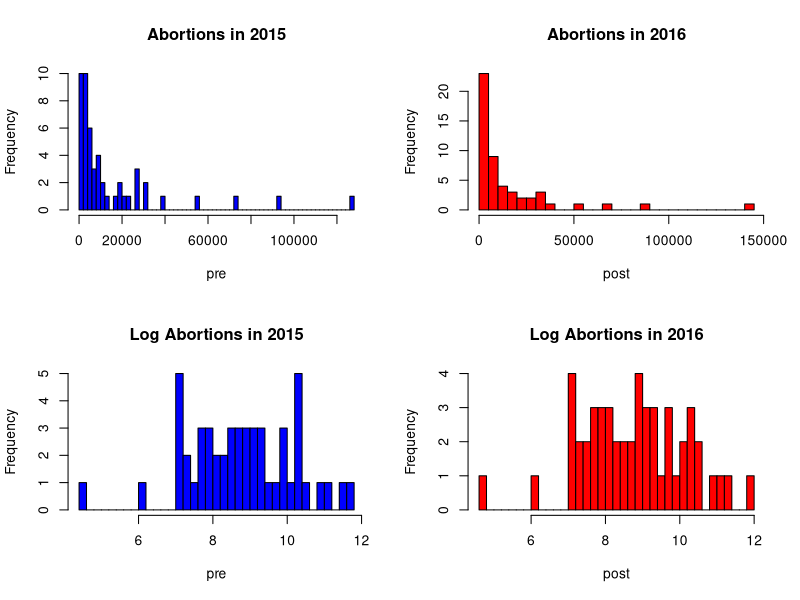
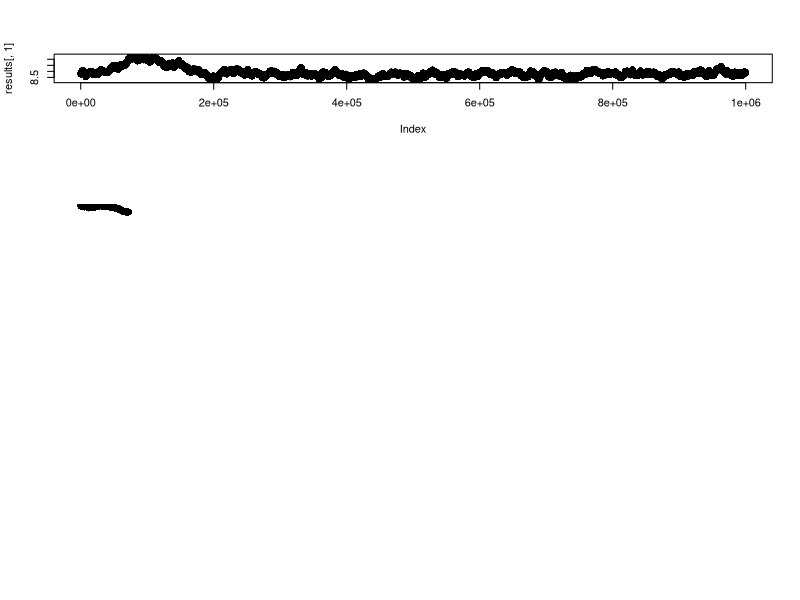

Source code (R) for these figures, in order: (Note: a time limit stopped this script after it produced the figures.)

#My code for Comp Stats. Project

setwd("/Users/victoragboli/Documents/Fall 22 Semester/Computational Statistics/Projects/Comp Stats Project")
data1 = read.table("Abortion Data.txt")

#check data type
str(data1)

#2015 vs. 2016 Analysis
pre = data1[,1]
post = data1[,2]

#histogram
par(mfrow=c(2,2))
hist(pre,50,main="Abortions in 2015",col="blue")
hist(post,50,main="Abortions in 2016",col="red")

#log transform
pre = log(pre)
post = log(post)

mean(pre)
mean(post)

#histogram
hist(pre,50,main="Log Abortions in 2015",col="blue")
hist(post,50,main="Log Abortions in 2016",col="red")

#Likelihood Function
like=function(th){
  mu1=th[1]; sig1=th[2]; mu2=th[3]; sig2=th[4]
  prod(dnorm(pre, mean=mu1,sd=sig1))*prod(dnorm(post,mean=mu2,sd=sig2))
}

#prior Distribution
Prior=function(th){
  mu1=th[1]; sig1=th[2]; mu2=th[3]; sig2=th[4]
  if (sig1<=0 | sig2<=0) return(0)
  dnorm(mu1,8.767,8.767)*dnorm(mu2,8.768,8.768)*dexp(sig1,rate=1/8.767)*dexp(sig2,rate=1/8.767)
}

#posterior
Posterior=function(th){Prior(th)*like(th)}

#starting
mu1=8.767; sig1=8.767; mu2=8.768; sig2=8.768
th0=c(mu1,sig1,mu2,sig2)
nit=1000000
results=matrix(0,nrow=nit,ncol=4)
th=th0
results[1,]=th0
for (it in 2:nit){
  Cand=th + rnorm(4,sd=.003)
  ratio=Posterior(Cand)/Posterior(th)
  if (runif(1) < ratio) th=Cand
  results[it,]=th
}

#edit(results)
#getting the trace-plot
par(mfrow=c(4,1))
plot(results[,1])
plot(results[,2])
plot(results[,3])
plot(results[,4])


#removing the burns from the traceplots
res=results[2.7e+05:1e+06,]
par(mfrow=c(4,1))
plot(res[,1])
plot(res[,2])
plot(res[,3])
plot(res[,4])

mu1s=res[,1]
sig1s=res[,2]
mu2s=res[,3]
sig2s=res[,4]

par(mfrow=c(2,1))
plot(mu1s-mu2s)
hist(mu1s-mu2s)
mean(mu1s-mu2s<0)



#2017 vs. 2018 Analysis

#clear data before running
pre = data1[,3]
post = data1[,4]

#histogram
par(mfrow=c(2,2))
hist(pre,50,main="Abortions in 2017",col="blue")
hist(post,50,main="Abortions in 2018",col="red")

#log transform
pre = log(pre)
post = log(post)

#histogram of log
hist(pre,50,main="Log Abortions in 2017",col="blue")
hist(post,50,main="Log Abortions in 2018",col="red")

mean(pre)
mean(post)

#Likelihood Function
like=function(th){
  mu1=th[1]; sig1=th[2]; mu2=th[3]; sig2=th[4]
  prod(dnorm(pre, mean=mu1,sd=sig1))*prod(dnorm(post,mean=mu2,sd=sig2))
}

#prior Distribution
Prior=function(th){
  mu1=th[1]; sig1=th[2]; mu2=th[3]; sig2=th[4]
  if (sig1<=0 | sig2<=0) return(0)
  dnorm(mu1,8.762,8.762)*dnorm(mu2,8.757,8.757)*dexp(sig1,rate=1/8.762)*dexp(sig2,rate=1/8.757)
}

#posterior
Posterior=function(th){Prior(th)*like(th)}

#starting
mu1=8.762; sig1=8.762; mu2=8.757; sig2=8.757
th0=c(mu1,sig1,mu2,sig2)
nit=10000
results=matrix(0,nrow=nit,ncol=4)
th=th0
results[1,]=th0
for (it in 2:nit){
  Cand=th + rnorm(4,sd=.1)
  ratio=Posterior(Cand)/Posterior(th)
  if (runif(1) < ratio) th=Cand
  results[it,]=th
}


par(mfrow=c(4,1))
plot(results[,1])
plot(results[,2])
plot(results[,3])
plot(results[,4])

res=results[1001:10000,]
par(mfrow=c(4,1))
plot(res[,1])
plot(res[,2])
plot(res[,3])
plot(res[,4])

mu1s=res[,1]
sig1s=res[,2]
mu2s=res[,3]
sig2s=res[,4]
par(mfrow=c(2,1))
plot(mu1s-mu2s)
hist(mu1s-mu2s)
mean(mu1s-mu2s<0)


#2019 vs. 2020 Analysis
#remember to clear data before running
pre=data1[,5]
post=data1[,6]

#histogram
par(mfrow=c(2,2))
hist(pre,50,main="Abortions in 2019",col="blue")
hist(post,50,main="Abortions in 2020",col="red")

#log-transform
pre=log(pre)
post=log(post)

#log histogram
hist(pre,50,main="Log Abortions in 2019",col="blue")
hist(post,50,main="Log Abortions in 2020",col="red")

#mean
mean(pre)
mean(post)

#Likelihood Function
like=function(th){
  mu1=th[1]; sig1=th[2]; mu2=th[3]; sig2=th[4]
  prod(dnorm(pre, mean=mu1,sd=sig1))*prod(dnorm(post,mean=mu2,sd=sig2))
}

#prior Distribution
Prior=function(th){
  mu1=th[1]; sig1=th[2]; mu2=th[3]; sig2=th[4]
  if (sig1<=0 | sig2<=0) return(0)
  dnorm(mu1,8.749,8.749)*dnorm(mu2,8.712,8.712)*dexp(sig1,rate=1/8.749)*dexp(sig2,rate=1/8.712)
}

#posterior
Posterior=function(th){Prior(th)*like(th)}

#starting
mu1=8.749; sig1=8.749; mu2=8.712; sig2=8.712
th0=c(mu1,sig1,mu2,sig2)
nit=10000
results=matrix(0,nrow=nit,ncol=4)
th=th0
results[1,]=th0
for (it in 2:nit){
  Cand=th + rnorm(4,sd=.2)
  ratio=Posterior(Cand)/Posterior(th)
  if (runif(1) < ratio) th=Cand
  results[it,]=th
}

#edit(results)
#traceplot
par(mfrow=c(4,1))
plot(results[,1])
plot(results[,2])
plot(results[,3])
plot(results[,4])

#removing burnout
res=results[301:10000,]
par(mfrow=c(4,1))
plot(res[,1])
plot(res[,2])
plot(res[,3])
plot(res[,4])

#prob
mu1s=res[,1]
sig1s=res[,2]
mu2s=res[,3]
sig2s=res[,4]
par(mfrow=c(2,1))
plot(mu1s-mu2s)
hist(mu1s-mu2s)
mean(mu1s-mu2s<0)

#visualising of the data
par(mfrow=c(3,2))
plot(data1[,1], type = "l", main = "Abortions in 2015")
plot(data1[,2], type = "l", main = "Abortions in 2016")
plot(data1[,3], type = "l", main = "Abortions in 2017")
plot(data1[,4], type = "l", main = "Abortions in 2018")
plot(data1[,5], type = "l", main = "Abortions in 2019")
plot(data1[,6], type = "l", main = "Abortions in 2020")
